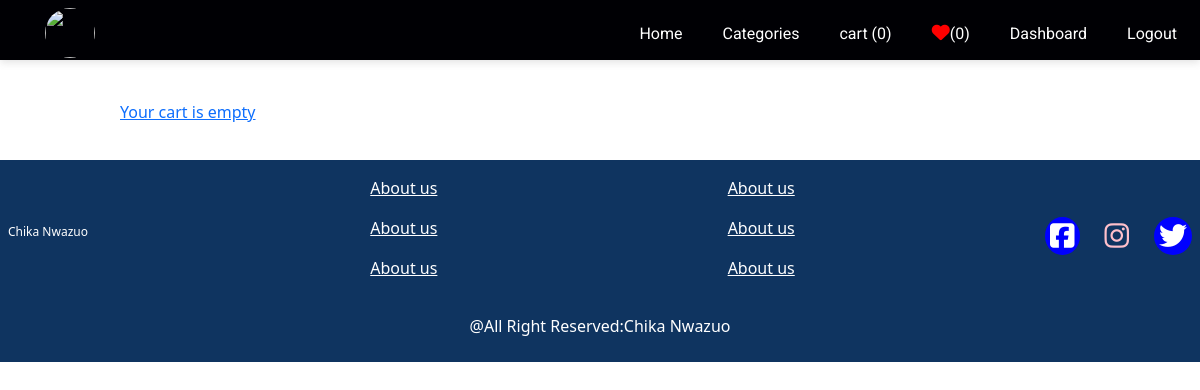
The app's page /mycart/ (signed in), older data.
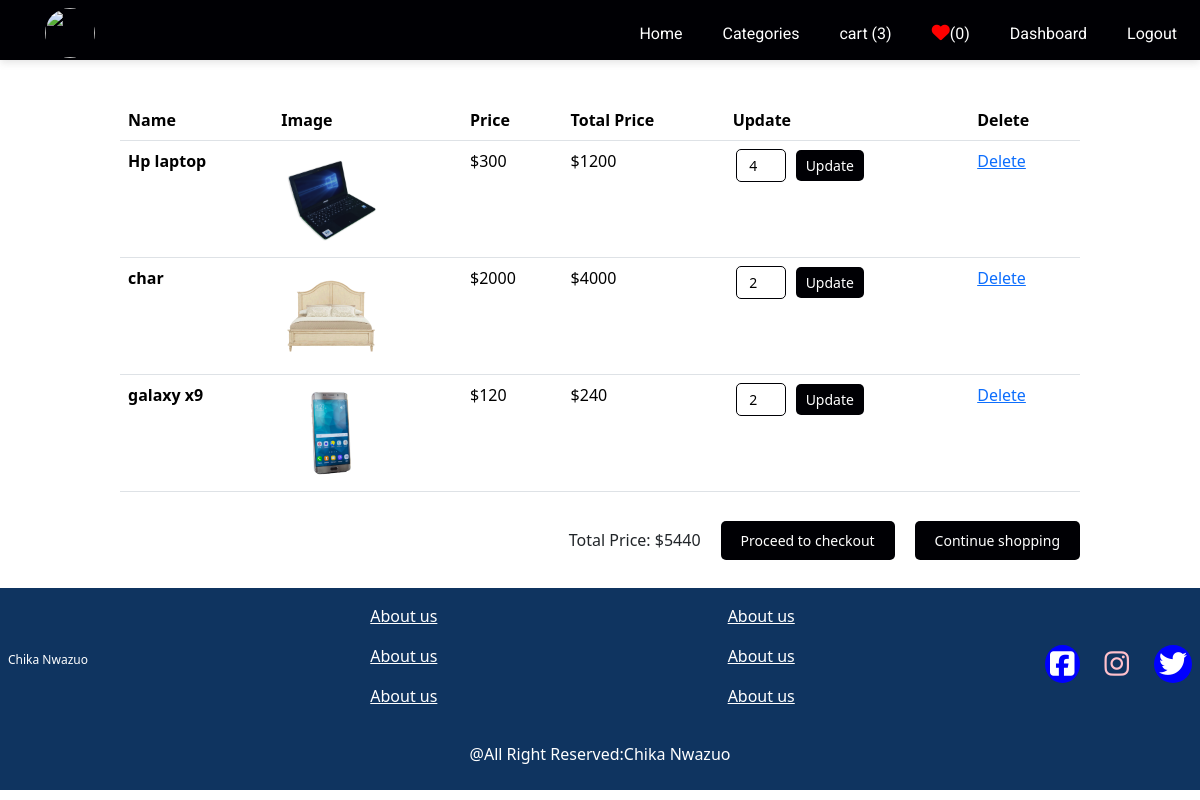
The same page, newer data.
### adminapp/models.py (models this page shows, shortened)
class Cart(models.Model):
      product_id=models.ForeignKey(Product,related_name='product',on_delete=models.CASCADE)
      tottalprice=models.PositiveIntegerField()
      qty=models.IntegerField(default=1)
      users=models.ForeignKey(User,related_name='users', on_delete=models.CASCADE)

class Product(models.Model):
      name=models.CharField(max_length=255)
      price=models.PositiveIntegerField()
      bought_price=models.PositiveIntegerField(null=True,blank=True)
      category=models.ForeignKey(Subcategory,related_name='category',on_delete=models.CASCADE)
      keywords=models.TextField()
      description=models.TextField()
      image=models.ImageField(upload_to='image')
      views=models.IntegerField(default=0)

### commapp/views.py (the view)
# urls.py: path('mycart/',views.mycart.as_view(),name="mycart"),
class mycart(View):
    def get(self,request):
        if request.user.is_authenticated:
            user=request.user
            mycart=Cart.objects.filter(users=user)
            total=mycart.aggregate(tottalprice=Sum('tottalprice'))['tottalprice'] or 0
            context={'mycart':mycart,'total':total}
            return render(request,'pages/mycart.html',context)
        else:
            return redirect('authapp:login')

### adminapp/analaystics.py (called while the page is built)
def analaytics(request):
    number_of_p= Product.objects.count()
    users=User.objects.count()
    product_selling_total= Product.objects.aggregate(price=Sum('price'))['price'] or 0
    product_bought_total= Product.objects.aggregate(bought_price=Sum('bought_price'))['bought_price'] or 0
    total_order= PaymentRecord.objects.aggregate(total_amount=Sum('total_amount'))['total_amount'] or 0
    profit=product_bought_total - product_selling_total
    return{'number_of_p':number_of_p,'users':users,"product_selling_total":product_selling_total,"profit":profit,'product_bought_total':product_bought_total}

### commapp/context_processors.py (called while the page is built)
def category(request):
	category=Category.objects.all()
	categorytopbar=Category.objects.filter(categories__isnull=False).distinct()
	subcategory=Subcategory.objects.all()
	if request.user.is_authenticated:
		getwishlist=Wishlist.objects.filter(user=request.user).count()
		countcart=Cart.objects.filter(users=request.user).count()
	else:
		getwishlist=0
		countcart=0
	return{'category':category,'subcategory':subcategory,'categorytopbar':categorytopbar,'getwishlist':getwishlist,'countcart':countcart}

### commapp/templates/pages/mycart.html (shortened to what this page needs)
{% extends 'layout/based.html' %}
{% block content %}
<div class="mywishlistpage">
	<div class="wishlistitems">
		{% if mycart %}
			<table class="table">
  <thead>
    <tr>
      <th scope="col">Name</th>
      <th scope="col">Image</th>
      <th scope="col">Price</th>
       <th scope="col">Total Price</th>
      <th scope="col" >Update</th>
      <th scope="col">Delete</th>
    </tr>
  </thead>
  <tbody>
   {% for cart in mycart %}
    <tr>
      <th scope="row">{{cart.product_id.name}}</th>
      <td><img height="100" width="100" src="{{cart.product_id.image.url}}" alt="{{cart.product_id.name}}"></td>
      <td>${{cart.product_id.price}}</td>
      <td>${{cart.tottalprice}}</td>
      <td>
     <form action="{% url 'commapp:updatecart' cart.id %}" class="updatecartform" method="POST">
					<input type="number" name="qty" value="{{cart.qty}}">
					<button type="submit">Update</button>
				</form>
     </td>
       <td><a href="{% url 'commapp:deletecart' cart.id %}">Delete</a></td>
    </tr>
    {% endfor %}
  </tbody>
</table>
		<div class="checkout_total_div">
			<p>Total Price: ${{total}}</p>
		<p><a href="{% url 'commapp:checkout'%}">Proceed to checkout</a></p>
		<p><a href="/">Continue shopping</a></p>
		</div>
		{% else %}
<p><a href="/">Your cart is empty</a></p>
		{% endif %}
	</div>
</div>
{% endblock  %}

Row changes from the older to the newer data that the page shows:
added Cart: product_id.name "Hp laptop", product_id.image (picture), product_id.price "300", tottalprice "1200", qty "4"
added Cart: product_id.name "char", product_id.image (picture), product_id.price "2000", tottalprice "4000", qty "2"
added Cart: product_id.name "galaxy x9", product_id.image (picture), product_id.price "120", tottalprice "240", qty "2"
Text that changed along with them:
{{ countcart }}: "0" → "3"
{{ total }}: (not shown) → "5440"
text no longer shown: "Your cart is empty"
text now shown: "Name Image Price Total Price Update Delete Total Price: $ Proceed to checkout Continue shopping"
